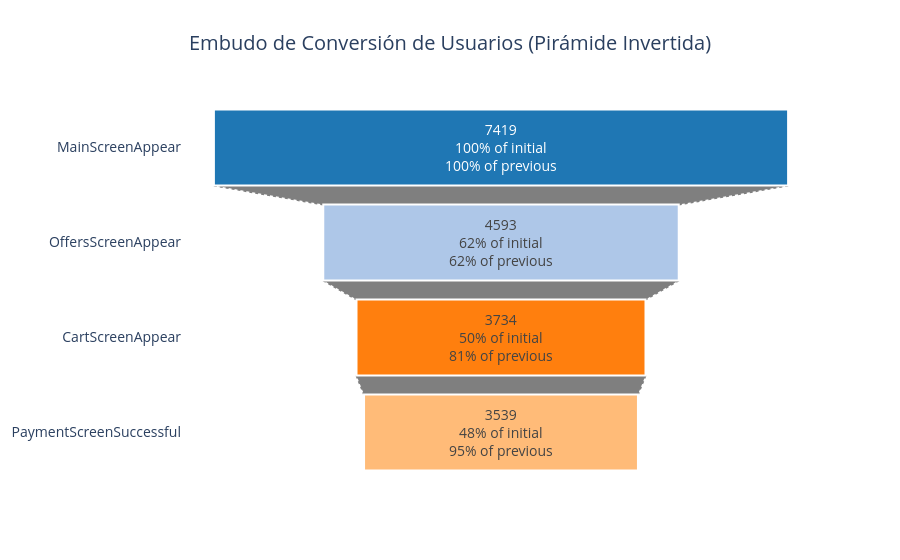

Write notebook code for a chart like this one.
### Markdown cell above
1. Sobre el Embudo de Ventas.

Secuencia de acciones: El orden ocupado fué:

MainScreenAppear (Pantalla principal) $\rightarrow$ OffersScreenAppear (Catálogo/Ofertas) $\rightarrow$  CartScreenAppear (Carrito) $\rightarrow$  PaymentScreenSuccessful (Pago Exitoso). 
Eventos como los tutoriales usualmente no son obligatorios y quedan fuera del embudo principal.

Fuga de usuarios: Históricamente, en este conjunto de datos, la mayor pérdida de usuarios ocurre en la transición de la pantalla principal a la pantalla de ofertas (el primer paso). Una vez que el usuario añade elementos al carrito, la probabilidad de conversión final se eleva notablemente.

2. Nivel de Significancia y la Corrección de Bonferroni

¿Qué nivel de significancia establecer? Se recomienda usar un $\alpha = 0.01$ o menor $(1\% )$.

Esto ya que se realizan un total de 16 pruebas estadísticas (4 eventos $\times$ 4 comparaciones: 246 vs 247, 246 vs 248, 247 vs 248, y Combinado vs 248). Al realizar múltiples pruebas simultáneas sobre el mismo dataset, el riesgo de cometer un Error de Tipo I (falso positivo) se multiplica drásticamente. Si utilizas el nivel estándar de \(0.1\) (10%), la probabilidad de hallar al menos un falso positivo falso es extremadamente alta. Aplicando de manera estricta la Corrección de Bonferroni, tu nuevo nivel de significancia ideal debería ser:

$(\alpha _{ajustado}=\frac{0.05}{16}\approx 0.0031)$


Conclusión del Negocio.

Si los valores de $p$ obtenidos en las comparaciones contra el grupo 248 son superiores al nivel de significancia ajustado, se concluye que el cambio de fuentes no influyó de forma negativa ni positiva en el comportamiento de compra, por lo tanto, el equipo de diseño puede implementar las nuevas fuentes con total seguridad de que no intimidarán a los usuarios ni dañarán las ventas de la startup.

### Code cell
# Asegurar orden correcta de datos según la secuencia del negocio
secuencia_principal = ['MainScreenAppear', 'OffersScreenAppear', 'CartScreenAppear', 'PaymentScreenSuccessful']
embudo_grafico = embudo.set_index('event_name').reindex(secuencia_principal).reset_index()

# Pirámide invertida interactiva

fig = go.Figure(go.Funnel(
    y = embudo_grafico['event_name'],
    x = embudo_grafico['unique_users'],
    textposition = "inside",
    textinfo = "value+percent initial+percent previous",
    marker = {
        "color": ["#1f77b4", "#aec7e8", "#ff7f0e", "#ffbb78"], # Degradado de colores
        "line": {"width": 2, "color": "white"} # <-- CORREGIDO AQUÍ
    },
    connector = {"line": {"color": "gray", "dash": "dot", "width": 2}}
))
# Personalizar el diseño del gráfico
fig.update_layout(
    title_text = "Embudo de Conversión de Usuarios (Pirámide Invertida)",
    title_x = 0.5, # Centrar el título
    funnelmode = "stack",
    paper_bgcolor = "rgba(0,0,0,0)", # Fondo transparente
    plot_bgcolor = "rgba(0,0,0,0)",
    font = dict(size=14)
)

# 4. Mostrar el gráfico
fig.show()

### Figure 1 — Plotly figure (JSON) as saved in the notebook; plotly's stock layout.template omitted (floating-point values rounded to 4 significant figures)
{"data": [{"connector": {"line": {"color": "gray", "dash": "dot", "width": 2}}, "marker": {"color": ["#1f77b4", "#aec7e8", "#ff7f0e", "#ffbb78"], "line": {"color": "white", "width": 2}}, "textinfo": "value+percent initial+percent previous", "textposition": "inside", "type": "funnel", "x": [7419, 4593, 3734, 3539], "y": ["MainScreenAppear", "OffersScreenAppear", "CartScreenAppear", "PaymentScreenSuccessful"]}], "layout": {"font": {"size": 14}, "funnelmode": "stack", "paper_bgcolor": "rgba(0,0,0,0)", "plot_bgcolor": "rgba(0,0,0,0)", "title": {"text": "Embudo de Conversión de Usuarios (Pirámide Invertida)", "x": 0.5}}}
